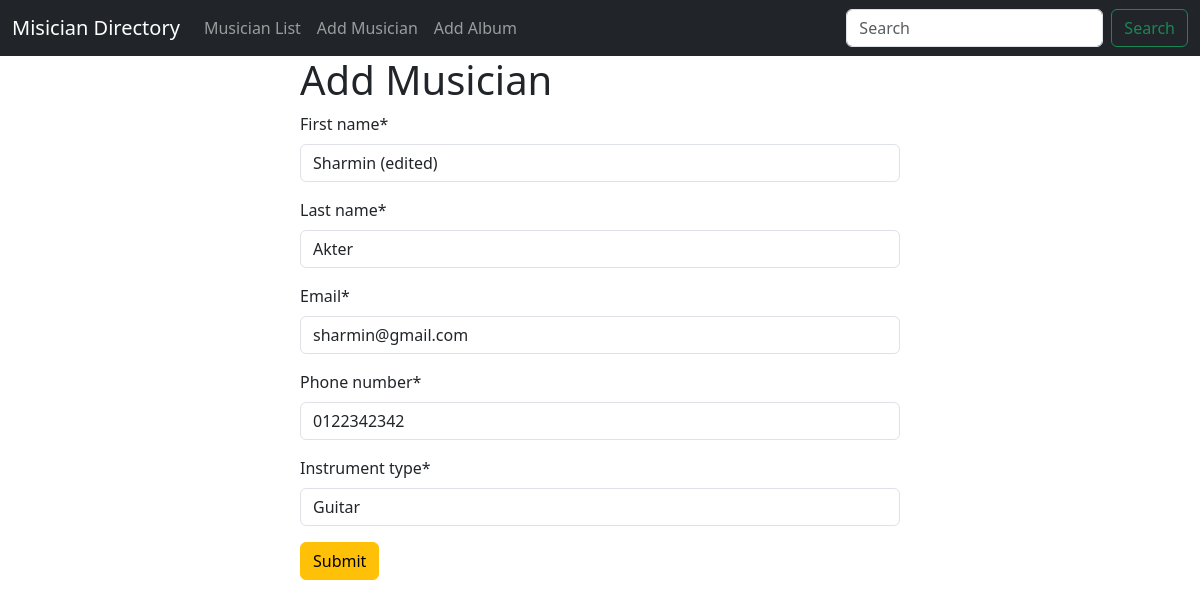
Screenshot of /musician/edit_musician/2 with the database file from the repository.
### musician/models.py (models this page shows, shortened)
class Musician(models.Model):
    first_name = models.CharField(max_length=50)
    last_name = models.CharField(max_length=50)
    email = models.EmailField()
    phone_number = models.CharField(max_length=15)
    instrument_type = models.CharField(max_length=50)

### musician/views.py (the view)
# urls.py: path("edit_musician/<int:id>", views.edit_musician, name="edit_musician"),
def edit_musician(request, id):
    musician = models.Musician.objects.get(pk=id)
    musician_form = forms.MusicianForm(instance=musician)
    if request.method == "POST":
        musician_form = forms.MusicianForm(request.POST, instance=musician)
        if musician_form.is_valid():
            musician_form.save()
            return redirect("musician_list")
    return render(request, "add_musician.html", {"form": musician_form})

### musician/forms.py
class MusicianForm(forms.ModelForm):
    class Meta:
        model = Musician
        fields = "__all__"

### musician/templates/add_musician.html
{% extends 'base.html' %} {% load crispy_forms_tags %}{% block content%}
<form action="" style="width: 50%; margin: auto" method="post">
  <h1>Add Musician</h1>
  {% csrf_token %} {{form | crispy }}
  <button class="btn btn-warning">Submit</button>
</form>
{% endblock %}

### rows the page displays
Musician: first_name "Sharmin (edited)", last_name "Akter", email "sharmin@gmail.com", phone_number "0122342342", instrument_type "Guitar"
